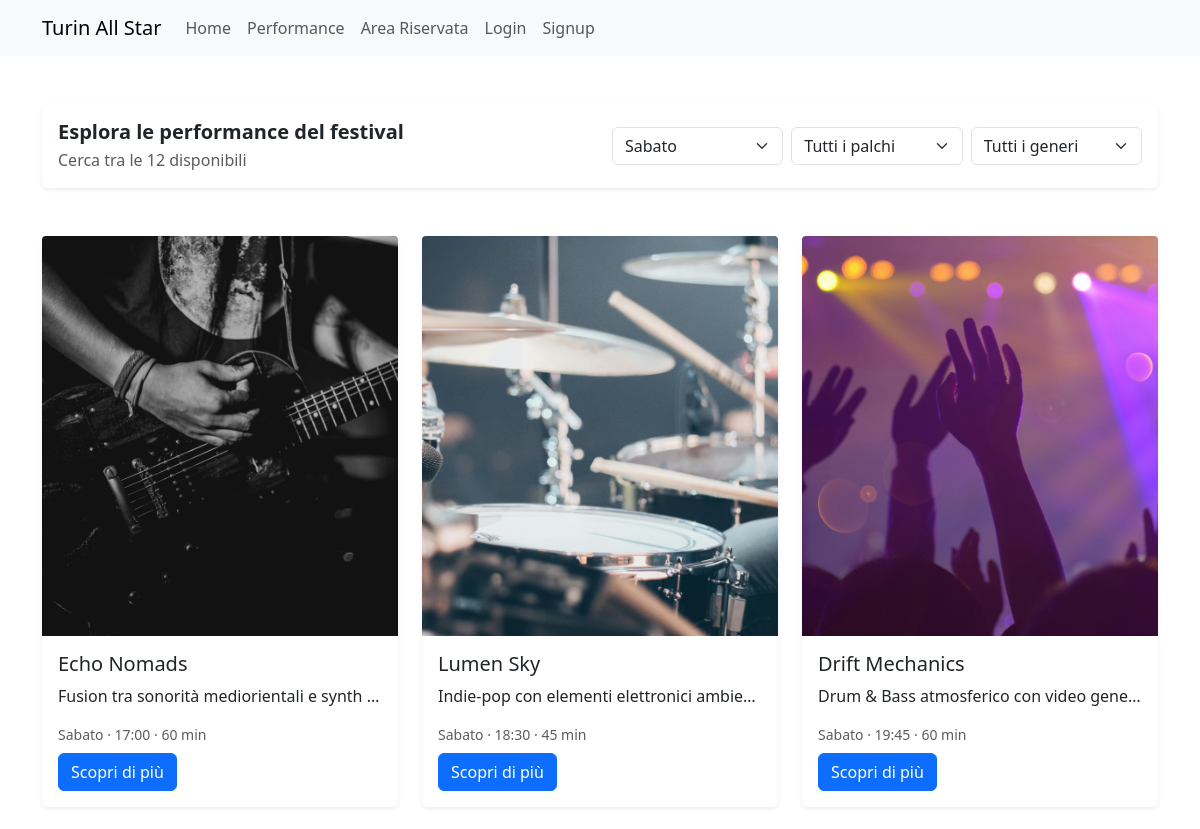
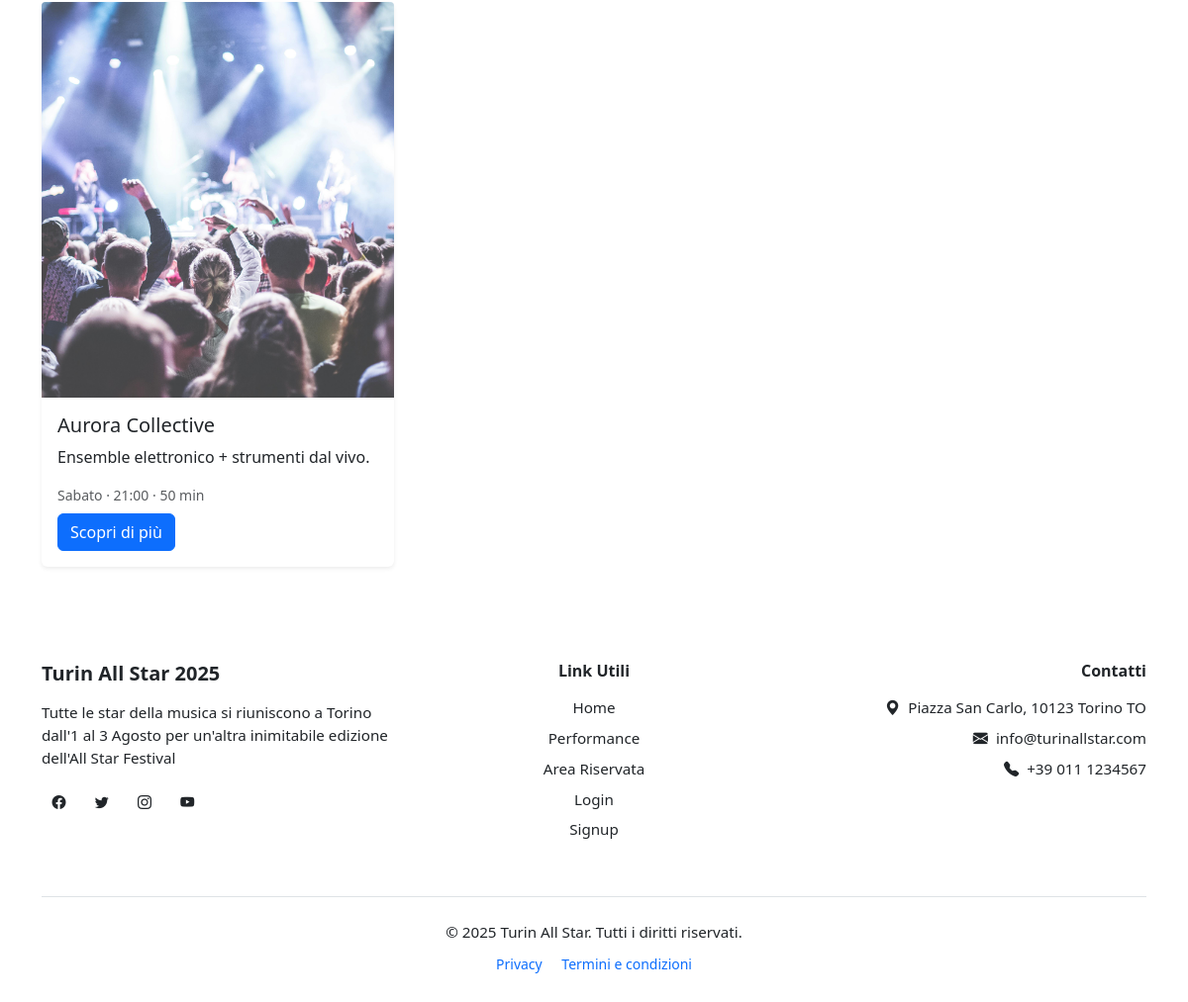
Page /performances?giorno=Sabato on the earlier database version (2 pictures, top to bottom).
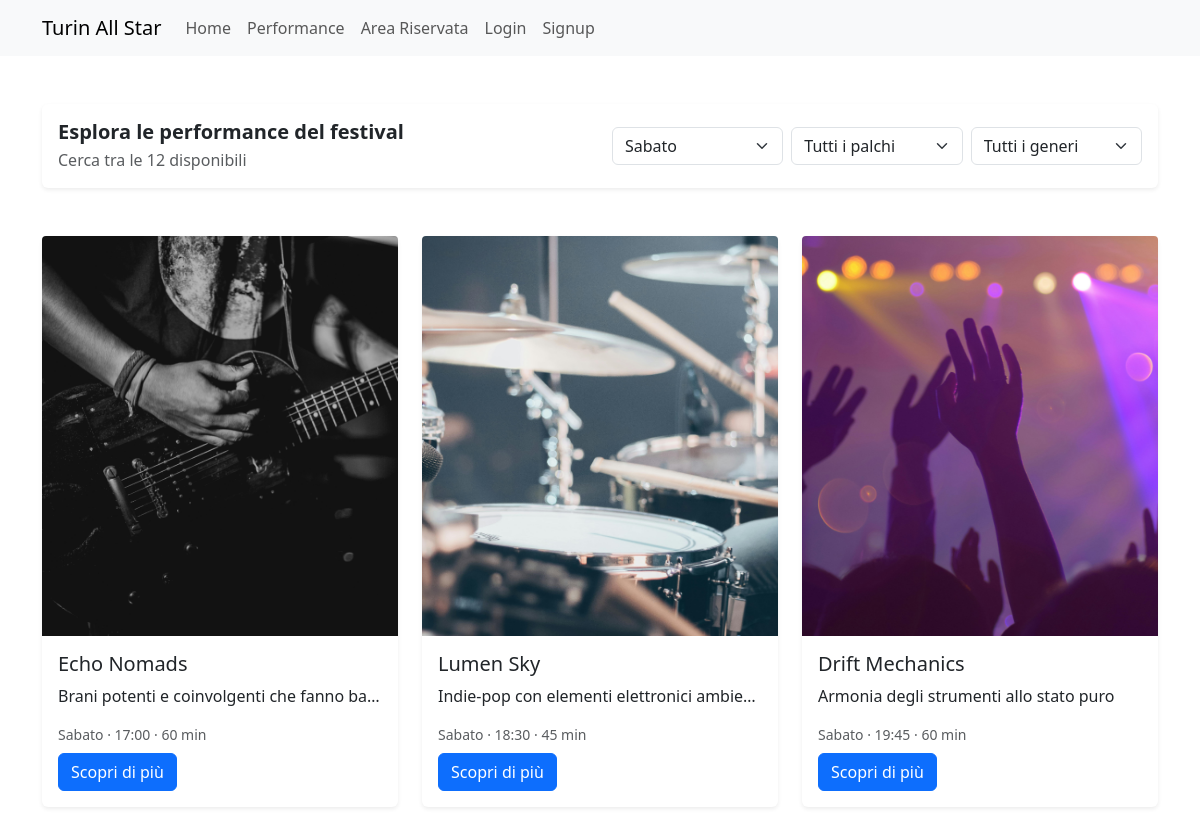
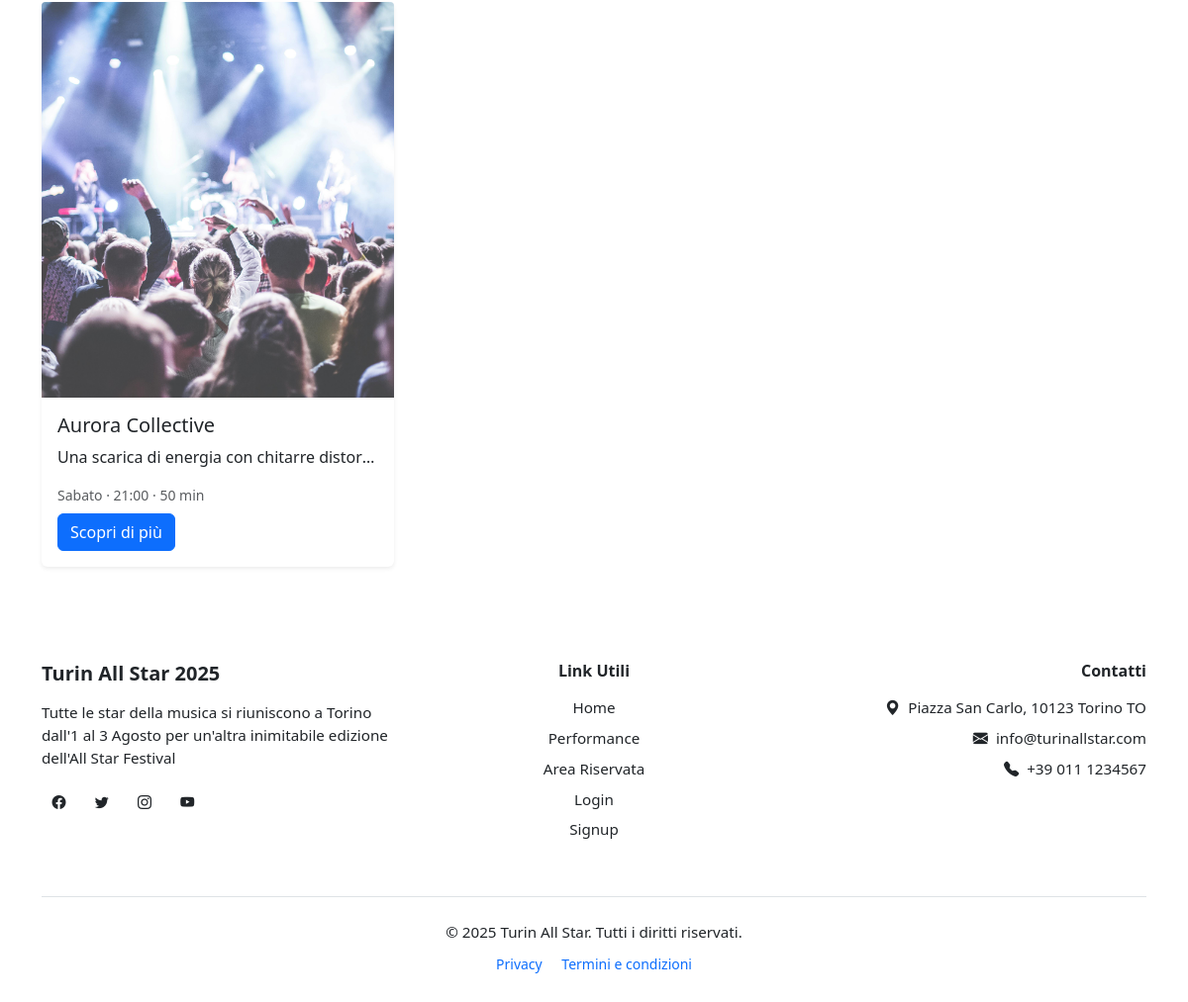
Same page on the later database version (2 pictures, top to bottom).
### tables this page shows
CREATE TABLE performances(
    id INTEGER PRIMARY KEY AUTOINCREMENT,
    nome_artista TEXT UNIQUE NOT NULL,
    giorno TEXT CHECK(giorno IN('Venerdi','Sabato','Domenica')) NOT NULL,
    orario TEXT NOT NULL,
    durata INTEGER NOT NULL,
    descrizione TEXT NOT NULL,
    palco TEXT CHECK(palco IN('Palco A','Palco B','Palco C')) NOT NULL,
    genere TEXT NOT NULL,
    immagine TEXT NOT NULL,
    pubblicato INTEGER DEFAULT 0,
    id_organizzatore INTEGER NOT NULL,
    data_inserimento TIMESTAMP DEFAULT CURRENT_TIMESTAMP,
    FOREIGN KEY (id_organizzatore) REFERENCES utenti(id)
);

### routes/public_routes.py (the view)
@public_bp.route("/performances")
def performances():
    n = performances_dao.get_numero_performance_pubblicate()
    giorno = request.args.get('giorno')
    palco = request.args.get('palco')
    genere = request.args.get('genere')
    filtri_presenti = False
    if giorno in ('Venerdi', 'Sabato', 'Domenica'):
        filtri_presenti = True
    if palco in ('Palco A', 'Palco B', 'Palco C'):
        filtri_presenti = True
    if genere in ('Rock', 'Pop', 'Jazz', 'Electronic', 'Hip-Hop', 'Classica'):
        filtri_presenti = True
    if filtri_presenti:
        performances = performances_dao.get_performances_filtrate(giorno, palco, genere)
    else:
        performances = performances_dao.get_performances_ordinate()
    return render_template("public/performances.html", performances=performances, numero_performance=n)

### dao/performances_dao.py (called while the page is built)
def get_db_connection():
    conn = sqlite3.connect("festival.db")
    conn.row_factory = sqlite3.Row
    return conn

def get_numero_performance_pubblicate():
    try:
        sql = "SELECT COUNT(*) FROM performances WHERE pubblicato = 1"
        with get_db_connection() as conn:
            cursor = conn.cursor()
            cursor.execute(sql)
            n = cursor.fetchone()[0]
            cursor.close()
        return n
    except sqlite3.Error as e:
        logging.error(f"get_numero_performance_pubblicate: {e}")
        return 0

def get_performances_filtrate(giorno=None, palco=None, genere=None):
    try:
        sql = "SELECT * FROM performances WHERE pubblicato = 1"
        params = []
        if giorno:
            sql += " AND giorno = ?"
            params.append(giorno)
        if palco:
            sql += " AND palco = ?"
            params.append(palco)
        if genere:
            sql += " AND genere = ?"
            params.append(genere)
        with get_db_connection() as conn:
            cursor = conn.cursor()
            cursor.execute(sql, tuple(params))
            performances = cursor.fetchall()
            cursor.close()
        return performances
    except sqlite3.Error as e:
        logging.error(f"get_performances_filtrate: {e}")
        return []

### templates/public/performances.html (shortened to what this page needs)
{% extends "base.html" %} {% block title %}Performance{% endblock %}
{% block styles %}
<link
  rel="stylesheet"
  href="{{ url_for('static', filename='css/public/card.css') }}"
/>
{% endblock %}
{% block content %}
<section class="container mt-5 mb-4">
  <div class="card shadow-sm border-0">
    <div class="card-body">
      <form method="get">
        <div class="row align-items-center justify-content-between">
          <div class="col-md-6 mb-3 mb-md-0">
            <h2 class="h5 fw-bold mb-1">Esplora le performance del festival</h2>
            <p class="text-muted mb-0">Cerca tra le {{numero_performance}} disponibili</p>
          </div>
          <div class="col-md-6">
            <div class="row g-2">
              <div class="col-12 col-md-4">
                <select
                  name="giorno"
                  class="form-select"
                  onchange="this.form.submit()"
                >
                  <option value="Sabato" {% if request.args.get('giorno') == 'Sabato' %}selected{% endif %}>Sabato</option>
                </select>
              </div>
              <div class="col-12 col-md-4">
                <select
                  name="palco"
                  class="form-select"
                  onchange="this.form.submit()"
                >
                  <option value="">Tutti i palchi</option>
                </select>
              </div>
              <div class="col-12 col-md-4">
                <select
                  name="genere"
                  class="form-select"
                  onchange="this.form.submit()"
                >
                  <option value="">Tutti i generi</option>
                </select>
              </div>
            </div>
          </div>
        </div>
      </form>
    </div>
  </div>
</section>
<section class="container mt-5">
  <div class="row row-cols-1 row-cols-md-3 g-4">
    {% for perf in performances %}
    <div class="col">
      <div class="card shadow-sm border-0">
        <img
          src="{{ perf['immagine'] }}"
          class="card-img-top no-overflow"
          alt="Immagine performance di {{ perf['nome_artista'] }}"
        />
        <div class="card-body">
          <h5 class="card-title">{{ perf['nome_artista'] }}</h5>
          <p class="card-text">{{ perf['descrizione'] }}</p>
          <p class="text-muted small mb-2">
            {{ perf['giorno'] }} · {{ perf['orario'] }} · {{ perf['durata'] }}
            min
          </p>
          <a
            href="{{ url_for('public.performance', id=perf['id']) }}"
            class="btn btn-primary"
          >
            Scopri di più
          </a>
        </div>
      </div>
    </div>
    {% endfor %}
  </div>
</section>
{% endblock %}

### templates/base.html (shortened to what this page needs)
<!DOCTYPE html>
<html lang="it">
  <head>
    <link
      href="https://cdn.jsdelivr.net/npm/bootstrap@5.3.6/dist/css/bootstrap.min.css"
      rel="stylesheet"
    />
    <link
      rel="stylesheet"
      href="https://cdn.jsdelivr.net/npm/bootstrap-icons@1.10.5/font/bootstrap-icons.css"
    />
    <link
      rel="stylesheet"
      href="{{ url_for('static', filename='css/components/notification.css') }}"
    />
    <link
      rel="stylesheet"
      href="{{ url_for('static', filename='css/components/footer.css') }}"
    />
    {% block styles %}{% endblock %}
  </head>
  <body>
    {% include "components/navbar.html" %} {% include
    "components/notification.html" %} {% block content %}{% endblock %} {%
    include "components/footer.html" %}
  </body>
</html>

### templates/components/navbar.html (shortened to what this page needs)
<nav class="navbar navbar-expand-lg bg-body-tertiary sticky-top">
  <div class="container">
    <a class="navbar-brand" href="{{ url_for('public.home') }}"
      >Turin All Star</a
    >
    <div class="collapse navbar-collapse" id="navbarNav">
      <ul class="navbar-nav me-auto mb-2 mb-lg-0">
        <li class="nav-item">
          <a
            class="nav-link"
            aria-current="page"
            href="{{ url_for('public.home') }}"
            >Home</a
          >
        </li>
        <li class="nav-item">
          <a class="nav-link" href="{{ url_for('public.performances') }}"
            >Performance</a
          >
        </li>
        <li class="nav-item">
          <a class="nav-link" href="{{ url_for('private.reserved')}}"
            >Area Riservata</a
          >
        </li>
        {% if current_user.is_authenticated %}
        <li class="nav-item">
          <a class="nav-link" href="{{ url_for('auth.logout') }}">Logout</a>
        </li>
        {% else %}
        <li class="nav-item">
          <a class="nav-link" href="{{ url_for('auth.login') }}">Login</a>
        </li>
        <li class="nav-item">
          <a class="nav-link" href="{{ url_for('auth.signup') }}">Signup</a>
        </li>
        {% endif %}
      </ul>
    </div>
  </div>
</nav>

### templates/components/footer.html
<footer class="footer mt-5 text-dark">
  <div class="container py-5">
    <div class="row gy-5">
      <div class="col-md-4 text-md-start text-center">
        <h5 class="fw-bold mb-3">Turin All Star 2025</h5>
        <p class="mb-3">Tutte le star della musica si riuniscono a Torino dall'1 al 3 Agosto per un'altra inimitabile edizione dell'All Star Festival</p>
        <div class="d-flex justify-content-md-start justify-content-center gap-2">
          <a href="#" class="btn btn-sm" aria-label="Facebook"><i class="bi bi-facebook"></i></a>
          <a href="#" class="btn btn-sm" aria-label="Twitter"><i class="bi bi-twitter"></i></a>
          <a href="#" class="btn btn-sm" aria-label="Instagram"><i class="bi bi-instagram"></i></a>
          <a href="#" class="btn btn-sm" aria-label="YouTube"><i class="bi bi-youtube"></i></a>
        </div>
      </div>
      <div class="col-md-4 text-md-center text-center">
        <h6 class="fw-semibold mb-3">Link Utili</h6>
        <ul class="list-unstyled">
          <li class="mb-2"><a href="{{ url_for('public.home') }}" class="text-decoration-none text-dark">Home</a></li>
          <li class="mb-2"><a href="{{ url_for('public.performances') }}" class="text-decoration-none text-dark">Performance</a></li>
          <li class="mb-2"><a href="{{ url_for('private.reserved')}}" class="text-decoration-none text-dark">Area Riservata</a></li>
          {% if current_user.is_authenticated %}
          <li class="mb-2"><a href="{{ url_for('auth.logout') }}" class="text-decoration-none text-dark">Logout</a></li>
          {% else %}
          <li class="mb-2"><a href="{{ url_for('auth.login') }}" class="text-decoration-none text-dark">Login</a></li>
          <li class="mb-2"><a href="{{ url_for('auth.signup') }}" class="text-decoration-none text-dark">Signup</a></li>
          {% endif %}
        </ul>
      </div>
      <div class="col-md-4 text-md-end text-center">
        <h6 class="fw-semibold mb-3">Contatti</h6>
        <p class="mb-2"><i class="bi bi-geo-alt-fill me-2"></i>Piazza San Carlo, 10123 Torino TO</p>
        <p class="mb-2"><i class="bi bi-envelope-fill me-2"></i>info@turinallstar.com</p>
        <p><i class="bi bi-telephone-fill me-2"></i>+39 011 1234567</p>
      </div>
    </div>
    <div class="text-center mt-5 pt-4 border-top">
      <p class="mb-2">&copy; 2025 Turin All Star. Tutti i diritti riservati.</p>
      <small>
        <a href="#" class="text-decoration-none me-3">Privacy</a>
        <a href="#" class="text-decoration-none">Termini e condizioni</a>
      </small>
    </div>
  </div>
</footer>

### static/css/components/footer.css (style rules this page uses)
.footer p, .footer li { font-size: 0.95rem; }
.footer ul { padding: 0; margin: 0; list-style: none; }
.footer a { transition: color 0.2s; }
.footer .btn { padding: 0.375rem 0.6rem; }

### static/css/public/card.css (style rules this page uses)
.no-overflow { width: 100%; height: 400px; object-fit: cover; border-top-left-radius: 0.25rem; border-top-right-radius: 0.25rem; }
.card-text { white-space: nowrap; overflow: hidden; text-overflow: ellipsis; }

Differences in the rows shown:
changed performances "Echo Nomads": descrizione "Fusion tra sonorità mediorientali e synth…" → "Brani potenti e coinvolgenti che fanno ba…"
changed performances "Drift Mechanics": descrizione "Drum & Bass atmosferico con video gene…" → "Armonia degli strumenti allo stato puro"
changed performances "Aurora Collective": descrizione "Ensemble elettronico + strumenti dal vivo." → "Una scarica di energia con chitarre distor…"
